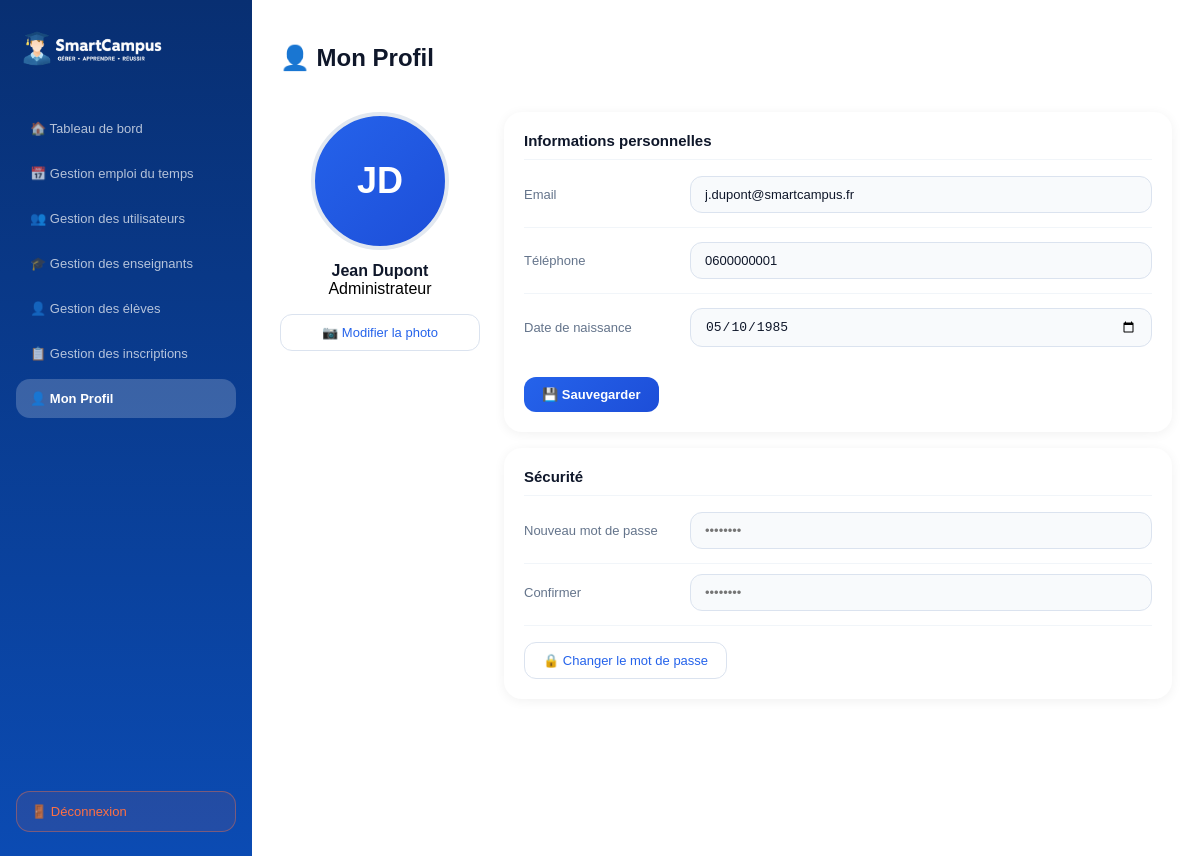
The page /admin/mon-profil.php on the database its author committed.
### tables this page shows
CREATE TABLE utilisateur (
    id_utilisateur INT PRIMARY KEY AUTO_INCREMENT,
    nom VARCHAR(100) NOT NULL,
    prenom VARCHAR(100) NOT NULL,
    email VARCHAR(150) UNIQUE NOT NULL,
    mot_de_passe VARCHAR(255) NOT NULL,
    role ENUM('admin', 'enseignant', 'eleve') NOT NULL,
    telephone VARCHAR(20),
    date_de_naissance DATE,
    photo VARCHAR(255)
);

### admin/mon-profil.php (the view, shortened to what this page needs)
<?php
require_once '../config/db.php';
$id_admin = 2;
$stmt = $pdo->prepare("SELECT * FROM utilisateur WHERE id_utilisateur = ?");
$stmt->execute([$id_admin]);
$admin = $stmt->fetch();
$initiales = strtoupper(substr($admin['prenom'],0,1) . substr($admin['nom'],0,1));
?>
<!DOCTYPE html>
<html lang="fr">
<head>
  <link rel="stylesheet" href="style.css">
</head>
<body>
<div class="layout">
  <aside class="sidebar">
    <div class="sidebar-logo">
      <img src="../images/logo-blanc.png" alt="logo">
    </div>
    <nav class="nav">
      <a href="dashboard-admin.php" class="nav-item">🏠 Tableau de bord</a>
      <a href="emploi-du-temps.php" class="nav-item">📅 Gestion emploi du temps</a>
      <a href="utilisateurs.php"    class="nav-item">👥 Gestion des utilisateurs</a>
      <a href="enseignants.php"     class="nav-item">🎓 Gestion des enseignants</a>
      <a href="eleves.php"          class="nav-item">👤 Gestion des élèves</a>
      <a href="inscriptions.php"    class="nav-item">📋 Gestion des inscriptions</a>
      <a href="mon-profil.php"      class="nav-item active">👤 Mon Profil</a>
    </nav>
    <a href="../connexion/connexion.html" class="nav-logout">🚪 Déconnexion</a>
  </aside>
  <main class="main">
    <div class="topbar">
      <div>
        <h1>👤 Mon Profil</h1>
      </div>
    </div>
    <div class="profil-layout">
      <div class="profil-left">
        <div class="photo-cercle">
          <span class="photo-initiales"><?php echo $initiales; ?></span>
        </div>
        <div class="profil-nom">
          <?php echo htmlspecialchars($admin['prenom'] . ' ' . $admin['nom']); ?>
        </div>
        <div class="profil-role">Administrateur</div>
        <button class="btn-outline" style="margin-top:16px;width:100%">
          📷 Modifier la photo
        </button>
      </div>
      <div class="profil-right">
        <div class="card">
          <div class="card-title">Informations personnelles</div>
          <form method="POST" action="mon-profil.php">
            <div class="profil-info-grid">
              <div class="profil-info-item">
                <span class="profil-info-label">Email</span>
                <input type="email" class="form-input" name="email"
                       value="<?php echo htmlspecialchars($admin['email']); ?>">
              </div>
              <div class="profil-info-item">
                <span class="profil-info-label">Téléphone</span>
                <input type="tel" class="form-input" name="telephone"
                       value="<?php echo htmlspecialchars($admin['telephone'] ?? ''); ?>">
              </div>
              <div class="profil-info-item">
                <span class="profil-info-label">Date de naissance</span>
                <input type="date" class="form-input" name="date_naissance"
                       value="<?php echo $admin['date_de_naissance'] ?? ''; ?>">
              </div>
            </div>
            <button type="submit" class="btn-primary" style="margin-top:16px">
              💾 Sauvegarder
            </button>
          </form>
        </div>
        <div class="card" style="margin-top:16px">
          <div class="card-title">Sécurité</div>
          <form method="POST" action="mon-profil.php">
            <div class="profil-info-item">
              <span class="profil-info-label">Nouveau mot de passe</span>
              <input type="password" class="form-input" name="nouveau_mdp" placeholder="••••••••">
            </div>
            <div class="profil-info-item" style="margin-top:10px">
              <span class="profil-info-label">Confirmer</span>
              <input type="password" class="form-input" name="confirm_mdp" placeholder="••••••••">
            </div>
            <button type="submit" class="btn-outline" style="margin-top:16px">
              🔒 Changer le mot de passe
            </button>
          </form>
        </div>
      </div>
    </div>
  </main>
</div>
</body>
</html>

### admin/style.css (style rules this page uses)
body { margin: 0; padding: 0; background: white; min-height: 100vh; }
.layout { display: flex; min-height: 100vh; font-family: Arial, sans-serif; padding: 0; margin: 0; background: white; }
.main { flex: 1; background: white; padding: 28px; overflow-y: auto; min-height: 100vh; width: 100%; }
@media (max-width: 1200px) { body { flex-direction: column; justify-content: center; align-items: center; } }
.layout { display: flex; min-height: 100vh; font-family: Arial, sans-serif; padding: 0; background: white; }
.sidebar { width: 220px; background: linear-gradient(180deg, #082f72, #0b4bb3); display: flex; flex-direction: column; padding: 24px 16px; flex-shrink: 0; min-height: 100vh; }
.sidebar-logo img { width: 70%; height: auto; margin-bottom: 32px; }
.nav { flex: 1; display: flex; flex-direction: column; gap: 6px; }
.nav-item { display: flex; align-items: center; gap: 10px; padding: 12px 14px; border-radius: 14px; font-size: 13px; color: rgba(255,255,255,0.7); text-decoration: none; transition: 0.2s; }
.nav-item.active { background: rgba(255,255,255,0.2); color: white; font-weight: bold; }
.nav-logout { display: flex; align-items: center; gap: 8px; padding: 12px 14px; border-radius: 14px; font-size: 13px; color: #ff7043; text-decoration: none; border: 1px solid rgba(255,112,67,0.4); background: rgba(255,112,67,0.1); margin-top: 16px; transition: 0.2s; }
.main { flex: 1; background: white; padding: 28px; overflow-y: auto; min-height: 100vh; }
.topbar { display: flex; justify-content: space-between; align-items: center; margin-bottom: 24px; }
.topbar h1 { font-size: 24px; color: #0f172a; font-weight: bold; }
.btn-primary { padding: 10px 18px; background: linear-gradient(135deg, #2563eb, #1d4ed8); color: white; border: none; border-radius: 12px; font-size: 13px; font-weight: bold; cursor: pointer; transition: 0.2s; }
.btn-outline { padding: 10px 18px; background: white; color: #2563eb; border: 1px solid #dbe3ef; border-radius: 12px; font-size: 13px; cursor: pointer; transition: 0.2s; }
.card { background: white; border-radius: 18px; padding: 20px; box-shadow: 0 2px 12px rgba(0,0,0,0.06); }
.card-title { font-size: 15px; font-weight: bold; color: #0f172a; margin-bottom: 16px; padding-bottom: 10px; border-bottom: 1px solid #f1f5f9; }
.profil-layout { display: flex; gap: 24px; align-items: flex-start; }
.profil-left { width: 200px; flex-shrink: 0; text-align: center; }
.profil-right { flex: 1; }
.photo-cercle { width: 130px; height: 130px; border-radius: 50%; background: linear-gradient(135deg, #2563eb, #1d4ed8); display: flex; align-items: center; justify-content: center; margin: 0 auto 12px; border: 4px solid #e2e8f0; }
.photo-initiales { font-size: 36px; font-weight: bold; color: white; }
.profil-nom { font-size: 16px; font-weight: bold; color: #0f172a; }
.profil-info-grid { display: flex; flex-direction: column; gap: 14px; }
.profil-info-item { display: flex; align-items: center; gap: 16px; padding-bottom: 14px; border-bottom: 1px solid #f1f5f9; }
.profil-info-item:last-child { border-bottom: none; }
.profil-info-label { font-size: 13px; color: #64748b; font-weight: 500; width: 150px; flex-shrink: 0; }
.form-input { flex: 1; padding: 10px 14px; border: 1px solid #dbe3ef; border-radius: 12px; font-size: 13px; background: #f8fafc; color: #0f172a; outline: none; transition: 0.2s; }

### rows shown on the page
utilisateur: initiales "JD", prenom+nom "Jean Dupont", email "j.dupont@smartcampus.fr", telephone "0600000001", date_naissance "05/10/1985"
